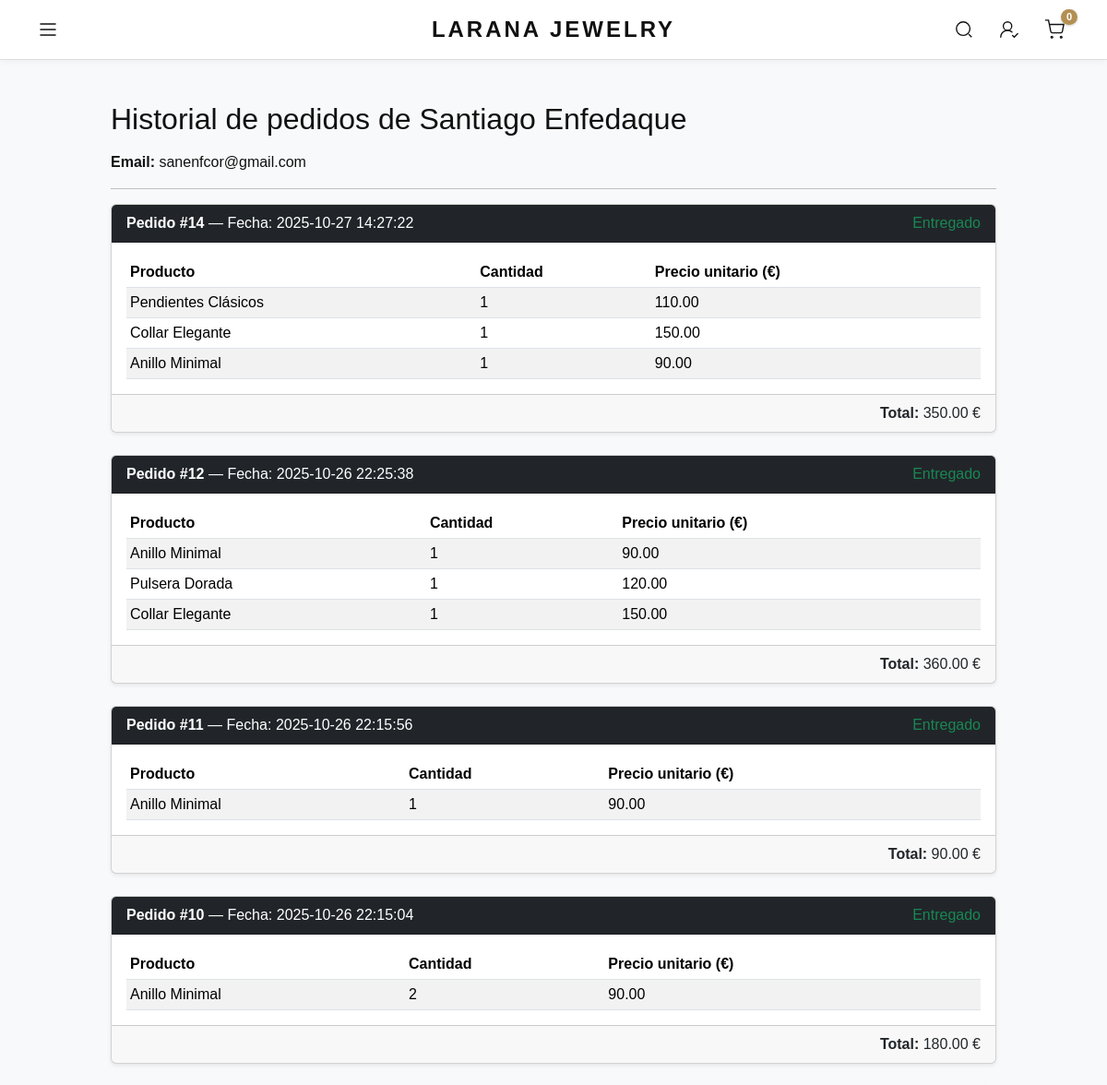
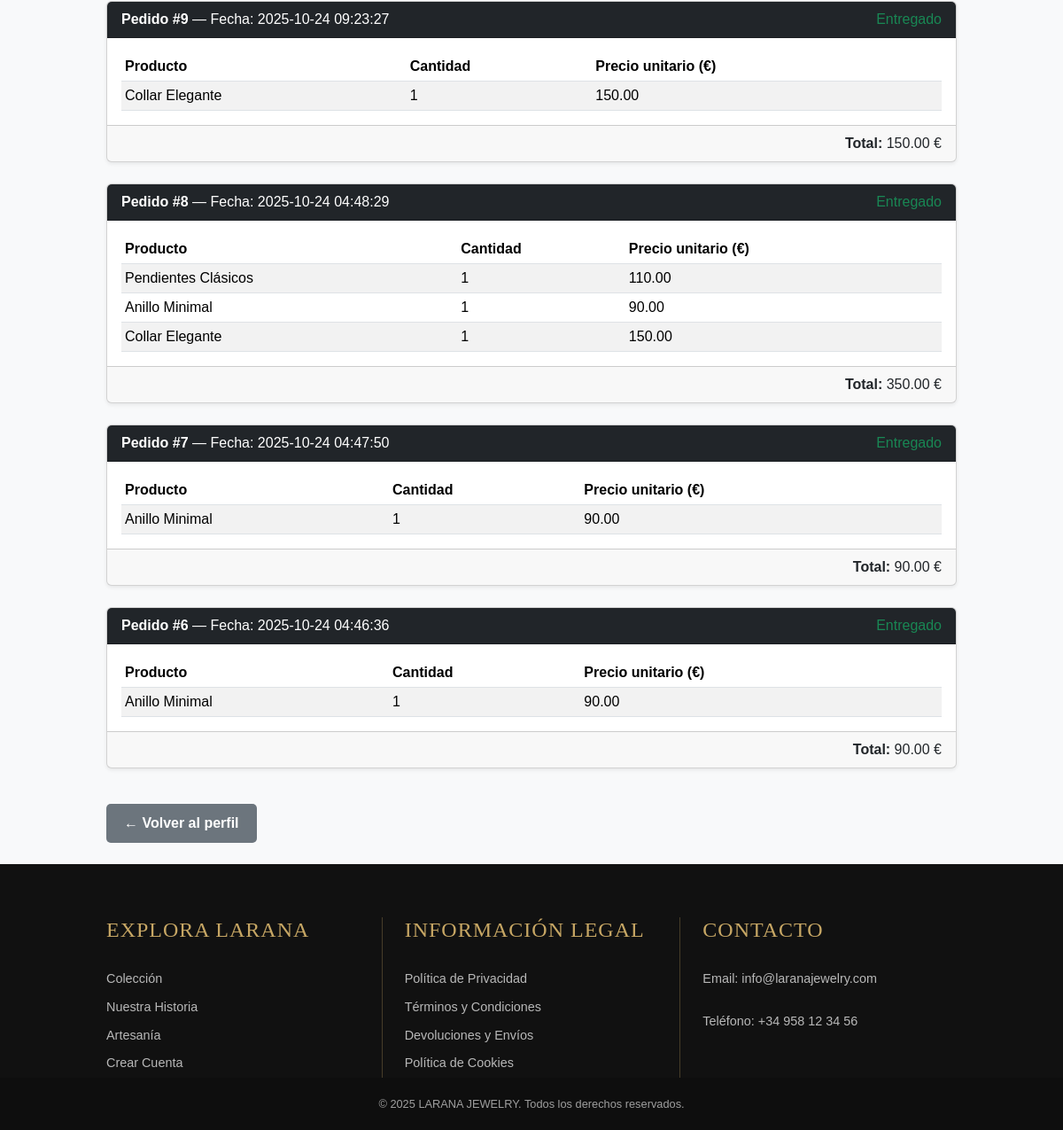
/tienda_login_php/ver_historial.php?id=2 (signed in), run on the app's committed database (2 pictures, top to bottom).
### tables this page shows
CREATE TABLE `usuarios` (
  `id` int(11) NOT NULL,
  `nombre` varchar(100) NOT NULL,
  `apellido` varchar(100) NOT NULL,
  `email` varchar(255) NOT NULL,
  `password` varchar(255) NOT NULL,
  `telefono` varchar(20) NOT NULL,
  `direccion` varchar(255) NOT NULL,
  `acepta_terminos` tinyint(1) NOT NULL DEFAULT 0,
  `fecha_registro` timestamp NOT NULL DEFAULT current_timestamp(),
  `admin` tinyint(1) NOT NULL DEFAULT 0
);

CREATE TABLE `detalle_pedidos` (
  `id` int(11) NOT NULL,
  `pedido_id` int(11) NOT NULL,
  `producto_id` int(11) NOT NULL,
  `cantidad` int(11) NOT NULL,
  `precio` decimal(10,2) NOT NULL
);

CREATE TABLE `pedidos` (
  `id` int(11) NOT NULL,
  `usuario_id` int(11) NOT NULL,
  `fecha` datetime DEFAULT current_timestamp(),
  `total` decimal(10,2) NOT NULL,
  `estado` enum('pendiente','entregado') DEFAULT 'pendiente'
);

CREATE TABLE `productos` (
  `id` int(11) NOT NULL,
  `nombre` varchar(100) NOT NULL,
  `descripcion` text DEFAULT NULL,
  `precio` decimal(10,2) NOT NULL,
  `stock` int(11) DEFAULT 0,
  `imagen` varchar(255) DEFAULT NULL,
  `categoria` varchar(50) DEFAULT NULL,
  `fecha_creacion` timestamp NULL DEFAULT current_timestamp()
);

### tienda_login_php/ver_historial.php (the view, shortened to what this page needs)
<?php
require_once "db_connect.php";
$id_usuario = intval($_GET['id']);
$stmtUsuario = $conn->prepare("SELECT nombre, apellido, email FROM usuarios WHERE id = :id");
$stmtUsuario->execute([':id' => $id_usuario]);
$stmt = $conn->prepare("
    SELECT
        p.id AS pedido_id,
        p.fecha,
        p.total,
        p.estado,
        dp.cantidad,
        dp.precio,
        pr.nombre AS producto_nombre
    FROM pedidos p
    JOIN detalle_pedidos dp ON dp.pedido_id = p.id
    JOIN productos pr ON dp.producto_id = pr.id
    WHERE p.usuario_id = :id
    ORDER BY p.fecha DESC
");
$stmt->execute([':id' => $id_usuario]);
$pedidos = $stmt->fetchAll(PDO::FETCH_ASSOC);
include __DIR__ . '/../includes/header.php';
?>
<body class="bg-light">
    <div class="container py-4">
        <h2 class="mb-3">
            Historial de pedidos de <?= htmlspecialchars($usuario['nombre'] . ' ' . $usuario['apellido']) ?>
        </h2>
        <p><strong>Email:</strong> <?= htmlspecialchars($usuario['email']) ?></p>
        <hr>
        <?php if (empty($pedidos)): ?>
            <div class="alert alert-info">Este usuario no tiene pedidos registrados.</div>
        <?php else: ?>
            <?php
            $pedidoActual = 0;
            foreach ($pedidos as $detalle):
                $fechaPedido = new DateTime($detalle['fecha']);
                $hoy = new DateTime();
                $diff = $fechaPedido->diff($hoy)->days;
                if ($diff < 2) {
                    $estadoTexto = "Sin entregar";
                    $estadoClase = "text-warning";
                } else {
                    $estadoTexto = "Entregado";
                    $estadoClase = "text-success";
                }
                if ($pedidoActual !== $detalle['pedido_id']):
                    if ($pedidoActual !== 0) {
                        echo "
                                    </tbody>
                                </table>
                            </div>
                            <div class='card-footer text-end'>
                                <strong>Total:</strong> " . number_format($totalActual, 2) . " €
                            </div>
                        </div>";
                    }
                    $pedidoActual = $detalle['pedido_id'];
                    $totalActual = $detalle['total'];
                    ?>
                    <div class="card mb-4 shadow-sm">
                        <div class="card-header bg-dark text-white d-flex justify-content-between">
                            <span><strong>Pedido #<?= $detalle['pedido_id'] ?></strong> — Fecha: <?= $detalle['fecha'] ?></span>
                            <span class="<?= $estadoClase ?>">
                                <?= $estadoTexto ?>
                            </span>
                        </div>
                        <div class="card-body">
                            <table class="table table-sm table-striped mb-0">
                                <thead>
                                    <tr>
                                        <th>Producto</th>
                                        <th>Cantidad</th>
                                        <th>Precio unitario (€)</th>
                                    </tr>
                                </thead>
                                <tbody>
                <?php endif; ?>
                <tr>
                    <td><?= htmlspecialchars($detalle['producto_nombre']) ?></td>
                    <td><?= $detalle['cantidad'] ?></td>
                    <td><?= number_format($detalle['precio'], 2) ?></td>
                </tr>
            <?php endforeach; ?>
            </tbody>
            </table>
            </div>
            <div class="card-footer text-end">
                <strong>Total:</strong> <?= number_format($totalActual, 2) ?> €
            </div>
            </div>
        <?php endif; ?>
        <a href="./perfil.php" class="btn btn-secondary mt-3">← Volver al perfil</a>
    </div>
<?php include __DIR__ . '/../includes/footer.php'; ?>

### style.css (style rules this page uses)
:root { --negro:#111; --dorado:#c6a664; --dorado-osc:#b38f53; --gris:#fafafa; --beige:#f8f4ef; --borde:#eaeaea; --max:1200px; }
* { box-sizing: border-box; }
html,body { margin:0; padding:0; }
body { font-family:'Karla',sans-serif; color:var(--negro); background:#fff; overflow-x:hidden; }
.container { width:100%; max-width:var(--max); padding:0 10%; margin:0 auto; }
body { padding-top: 86px; }
.btn { padding: 10px 20px; border: none; border-radius: 5px; cursor: pointer; text-decoration: none; font-weight: bold; transition: background-color 0.3s, transform 0.2s; display: inline-block; text-align: center; }
.btn-secondary { background-color: #6c757d; color: white; }
:root { --font-heading: 'Times New Roman', Times, serif; --font-body: 'Arial', Helvetica, sans-serif; --dorado: #c6a664; --negro: #222222; --gris-oscuro: #444444; --blanco: #ffffff; --gris-claro: #fafafa; --borde-sutil: #dddddd; }

### tienda_login_php/styles.css (style rules this page uses)
:root { --negro: #111; --dorado: #c6a664; --dorado-osc: #b38f53; --gris: #fafafa; --beige: #f8f4ef; --borde: #eaeaea; --max: 1200px; }
* { box-sizing: border-box; margin: 0; padding: 0; }
body { font-family: 'Karla', sans-serif; color: var(--negro); background: var(--beige); display: flex; align-items: center; justify-content: center; min-height: 100vh; }

### includes/footer.php (style rules this page uses)
html { height: 100%; }
body { display: flex; flex-direction: column; min-height: 100vh; background-color: #ffffff; margin: 0; }

### data on the page
usuarios: nombre+apellido "Santiago Enfedaque", email "sanenfcor@gmail.com"
detalle_pedidos: pedido "14", pedido.fecha "2025-10-27 14:27:22", pedido.fecha "Entregado", producto.nombre "Pendientes Clásicos", cantidad "1", precio "110.00"
detalle_pedidos: producto.nombre "Collar Elegante", cantidad "1", precio "150.00"
detalle_pedidos: producto.nombre "Anillo Minimal", cantidad "1", precio "90.00"
detalle_pedidos: pedido "12", pedido.fecha "2025-10-26 22:25:38", pedido.fecha "Entregado", producto.nombre "Anillo Minimal", cantidad "1", precio "90.00"
pedidos: total "350.00"
detalle_pedidos: producto.nombre "Pulsera Dorada", cantidad "1", precio "120.00"
detalle_pedidos: producto.nombre "Collar Elegante", cantidad "1", precio "150.00"
detalle_pedidos: pedido "11", pedido.fecha "2025-10-26 22:15:56", pedido.fecha "Entregado", producto.nombre "Anillo Minimal", cantidad "1", precio "90.00"
pedidos: total "360.00"
detalle_pedidos: pedido "10", pedido.fecha "2025-10-26 22:15:04", pedido.fecha "Entregado", producto.nombre "Anillo Minimal", cantidad "2", precio "90.00"
pedidos: total "90.00"
detalle_pedidos: pedido "9", pedido.fecha "2025-10-24 09:23:27", pedido.fecha "Entregado", producto.nombre "Collar Elegante", cantidad "1", precio "150.00"
pedidos: total "180.00"
detalle_pedidos: pedido "8", pedido.fecha "2025-10-24 04:48:29", pedido.fecha "Entregado", producto.nombre "Pendientes Clásicos", cantidad "1", precio "110.00"
pedidos: total "150.00"
detalle_pedidos: producto.nombre "Anillo Minimal", cantidad "1", precio "90.00"
detalle_pedidos: producto.nombre "Collar Elegante", cantidad "1", precio "150.00"
detalle_pedidos: pedido "7", pedido.fecha "2025-10-24 04:47:50", pedido.fecha "Entregado", producto.nombre "Anillo Minimal", cantidad "1", precio "90.00"
pedidos: total "350.00"
detalle_pedidos: pedido "6", pedido.fecha "2025-10-24 04:46:36", pedido.fecha "Entregado", producto.nombre "Anillo Minimal", cantidad "1", precio "90.00"
pedidos: total "90.00"
pedidos: total "90.00"

### other printed values
$count "0"
